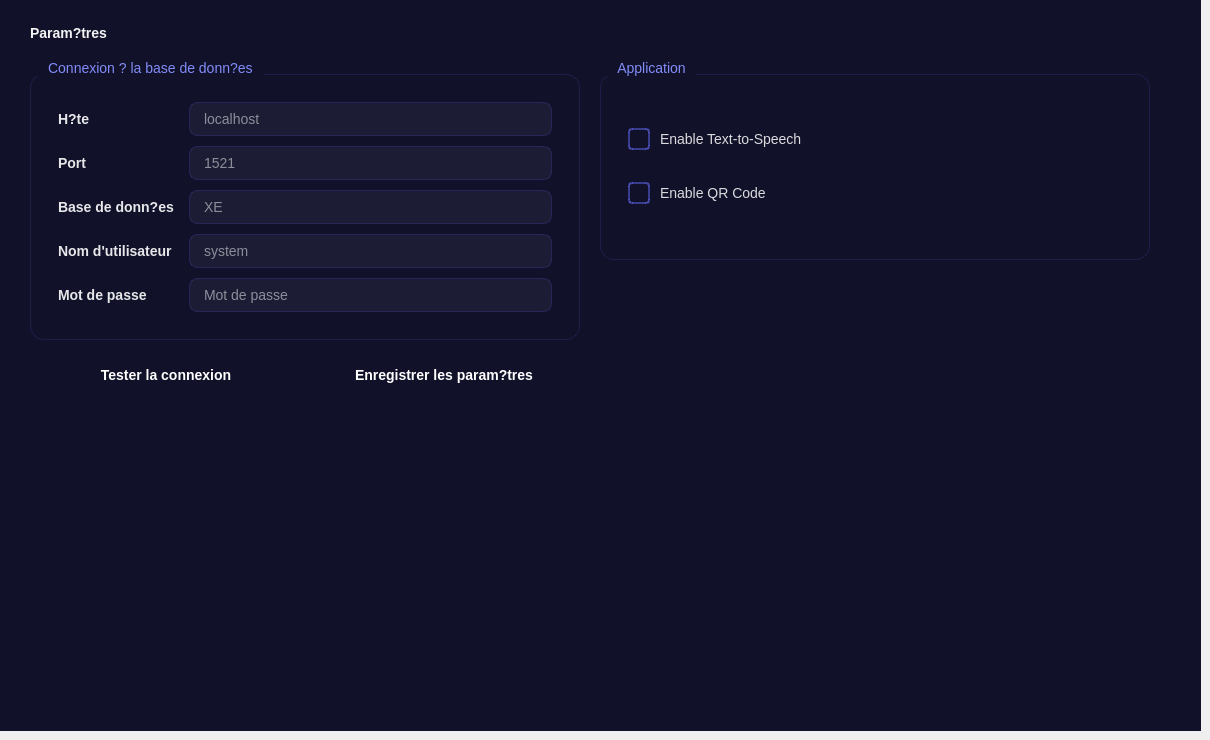
       <widget class="QWidget" name="Psettings">
        <widget class="QWidget" name="c_Pset" native="true">
         <property name="geometry">
          <rect>
           <x>0</x>
           <y>0</y>
           <width>1201</width>
           <height>731</height>
          </rect>
         </property>
         <property name="styleSheet">
          <string notr="true">QLabel{color:rgba(255,255,255,0.92);font-weight:500;font-family:'Segoe UI',sans-serif;}QWidget{background-color:#11112a;color:rgba(255,255,255,0.9);font-family:'Segoe UI',sans-serif;font-size:14px;}QGroupBox{border:1px solid rgba(99,102,241,0.15);border-radius:14px;margin-top:14px;padding:18px;background-color:rgba(18,18,42,0.8);}QGroupBox::title{subcontrol-origin:margin;subcontrol-position:top left;padding:0 8px;color:#818cf8;font-weight:700;}QLineEdit{background-color:rgba(255,255,255,0.05);border:1px solid rgba(99,102,241,0.2);border-radius:8px;padding:8px 12px;color:white;}QLineEdit:focus{border:1px solid #6366f1;background-color:rgba(99,102,241,0.08);}QCheckBox{color:rgba(255,255,255,0.85);spacing:10px;}QCheckBox::indicator{width:18px;height:18px;border-radius:4px;}QCheckBox::indicator:unchecked{border:2px solid rgba(99,102,241,0.5);background:transparent;}QCheckBox::indicator:checked{background:qlineargradient(x1:0,y1:0,x2:1,y2:1,stop:0 #6366f1,stop:1 #818cf8);border:2px solid #6366f1;}QPushButton{background:qlineargradient(x1:0,y1:0,x2:1,y2:0,stop:0 #4f46e5,stop:1 #6366f1);color:white;border-radius:10px;padding:10px 20px;font-weight:600;border:none;}QPushButton:hover{background:qlineargradient(x1:0,y1:0,x2:1,y2:0,stop:0 #6366f1,stop:1 #818cf8);}</string>
         </property>
         <widget class="QLabel" name="t_set">
          <property name="geometry">
           <rect>
            <x>30</x>
            <y>15</y>
            <width>400</width>
            <height>35</height>
           </rect>
          </property>
          <property name="font">
           <font>
            <family>Segoe UI</family>
            <pointsize>-1</pointsize>
            <fontweight>Medium</fontweight>
           </font>
          </property>
          <property name="styleSheet">
           <string notr="true">color:rgba(255,255,255,0.95);background:transparent;</string>
          </property>
          <property name="text">
           <string>Param?tres</string>
          </property>
         </widget>
         <widget class="QGroupBox" name="gf_set">
          <property name="geometry">
           <rect>
            <x>30</x>
            <y>60</y>
            <width>550</width>
            <height>280</height>
           </rect>
          </property>
          <property name="title">
           <string>  Connexion ? la base de donn?es</string>
          </property>
          <layout class="QGridLayout" name="fl_set">
           <property name="horizontalSpacing">
            <number>15</number>
           </property>
           <property name="verticalSpacing">
            <number>10</number>
           </property>
           <item row="0" column="0">
            <widget class="QLabel" name="ls0">
             <property name="text">
              <string>H?te</string>
             </property>
            </widget>
           </item>
           <item row="0" column="1">
            <widget class="QLineEdit" name="set_host">
             <property name="placeholderText">
              <string>localhost</string>
             </property>
            </widget>
           </item>
           <item row="1" column="0">
            <widget class="QLabel" name="ls1">
             <property name="text">
              <string>Port</string>
             </property>
            </widget>
           </item>
           <item row="1" column="1">
            <widget class="QLineEdit" name="set_port">
             <property name="placeholderText">
              <string>1521</string>
             </property>
            </widget>
           </item>
           <item row="2" column="0">
            <widget class="QLabel" name="ls2">
             <property name="text">
              <string>Base de donn?es</string>
             </property>
            </widget>
           </item>
           <item row="2" column="1">
            <widget class="QLineEdit" name="set_db">
             <property name="placeholderText">
              <string>XE</string>
             </property>
            </widget>
           </item>
           <item row="3" column="0">
            <widget class="QLabel" name="ls3">
             <property name="text">
              <string>Nom d'utilisateur</string>
             </property>
            </widget>
           </item>
           <item row="3" column="1">
            <widget class="QLineEdit" name="set_user">
             <property name="placeholderText">
              <string>system</string>
             </property>
            </widget>
           </item>
           <item row="4" column="0">
            <widget class="QLabel" name="ls4">
             <property name="text">
              <string>Mot de passe</string>
             </property>
            </widget>
           </item>
           <item row="4" column="1">
            <widget class="QLineEdit" name="set_pass">
             <property name="echoMode">
              <enum>QLineEdit::EchoMode::Password</enum>
             </property>
             <property name="placeholderText">
              <string>Mot de passe</string>
             </property>
            </widget>
           </item>
          </layout>
         </widget>
         <widget class="QWidget" name="bb_set" native="true">
          <property name="geometry">
           <rect>
            <x>30</x>
            <y>350</y>
            <width>550</width>
            <height>50</height>
           </rect>
          </property>
          <property name="styleSheet">
           <string notr="true">background:transparent;</string>
          </property>
          <layout class="QHBoxLayout" name="bl_set">
           <item>
            <widget class="QPushButton" name="btn_test_conn">
             <property name="text">
              <string>Tester la connexion</string>
             </property>
            </widget>
           </item>
           <item>
            <widget class="QPushButton" name="btn_save_settings">
             <property name="text">
              <string>Enregistrer les param?tres</string>
             </property>
            </widget>
           </item>
          </layout>
         </widget>
         <widget class="QGroupBox" name="gf_app">
          <property name="geometry">
           <rect>
            <x>600</x>
            <y>60</y>
            <width>550</width>
            <height>200</height>
           </rect>
          </property>
          <property name="title">
           <string>  Application</string>
          </property>
          <layout class="QVBoxLayout" name="al_set">
           <item>
            <widget class="QCheckBox" name="ttsenable">
             <property name="text">
              <string>Enable Text-to-Speech</string>
             </property>
            </widget>
           </item>
           <item>
            <widget class="QCheckBox" name="qrenable">
             <property name="text">
              <string>Enable QR Code</string>
             </property>
            </widget>
           </item>
          </layout>
         </widget>
        </widget>
       </widget>
